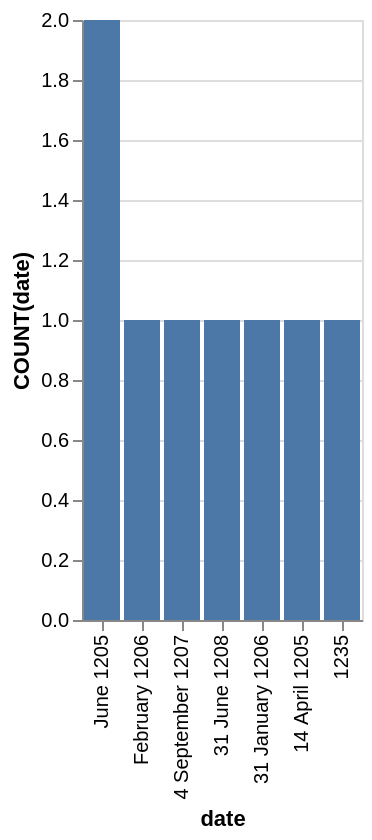

Here is the Vega-Lite specification saved for this chart:
### Vega-Lite specification from a JSON file in a GitHub repository (floating-point values rounded to 4 significant figures)
{"data": {"values": [{"x_data": "June 1205", "y_data": 2}, {"x_data": "February 1206", "y_data": 1}, {"x_data": "4 September 1207", "y_data": 1}, {"x_data": "31 June 1208", "y_data": 1}, {"x_data": "31 January 1206", "y_data": 1}, {"x_data": "14 April 1205", "y_data": 1}, {"x_data": "1235", "y_data": 1}]}, "mark": "bar", "encoding": {"x": {"field": "x_data", "type": "nominal", "title": "date", "sort": {"op": "sum", "field": "y_data", "order": "descending"}}, "y": {"field": "y_data", "type": "quantitative", "title": "COUNT(date)"}}}
